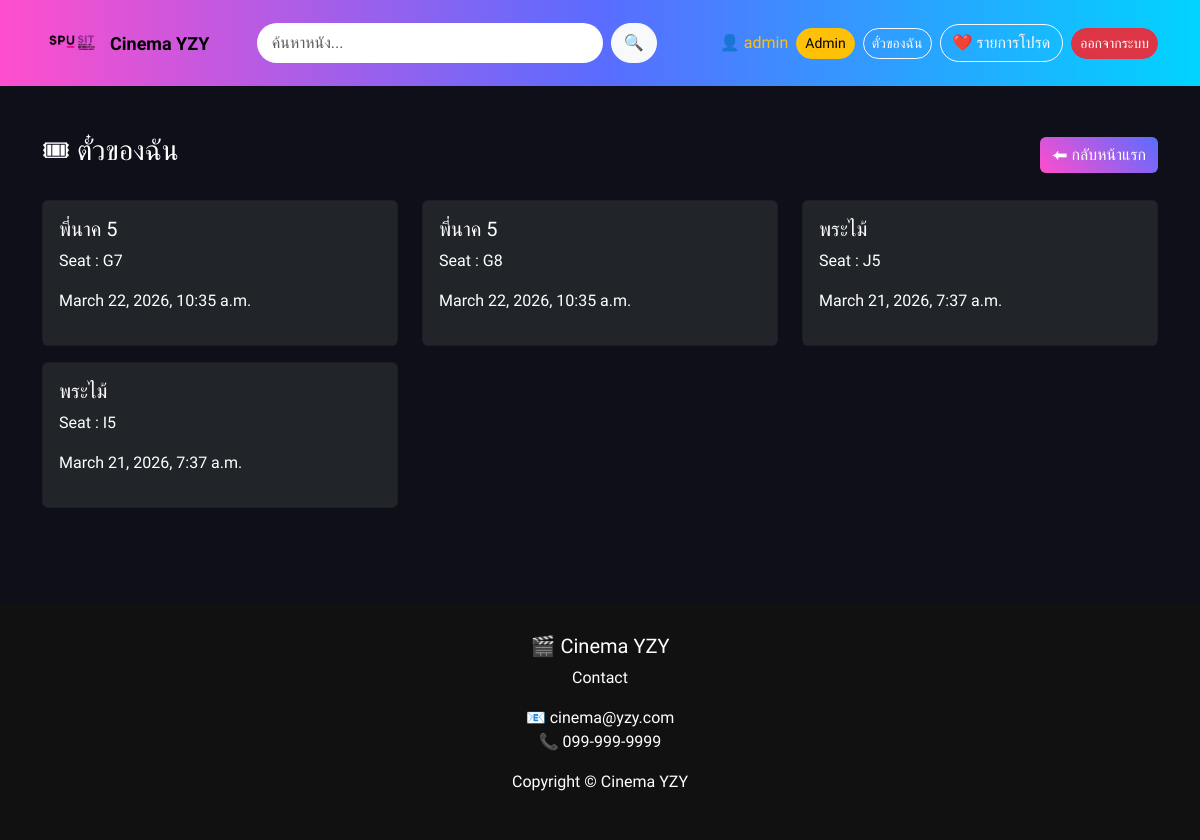
Page /mytickets/ (signed in) on the earlier database version.
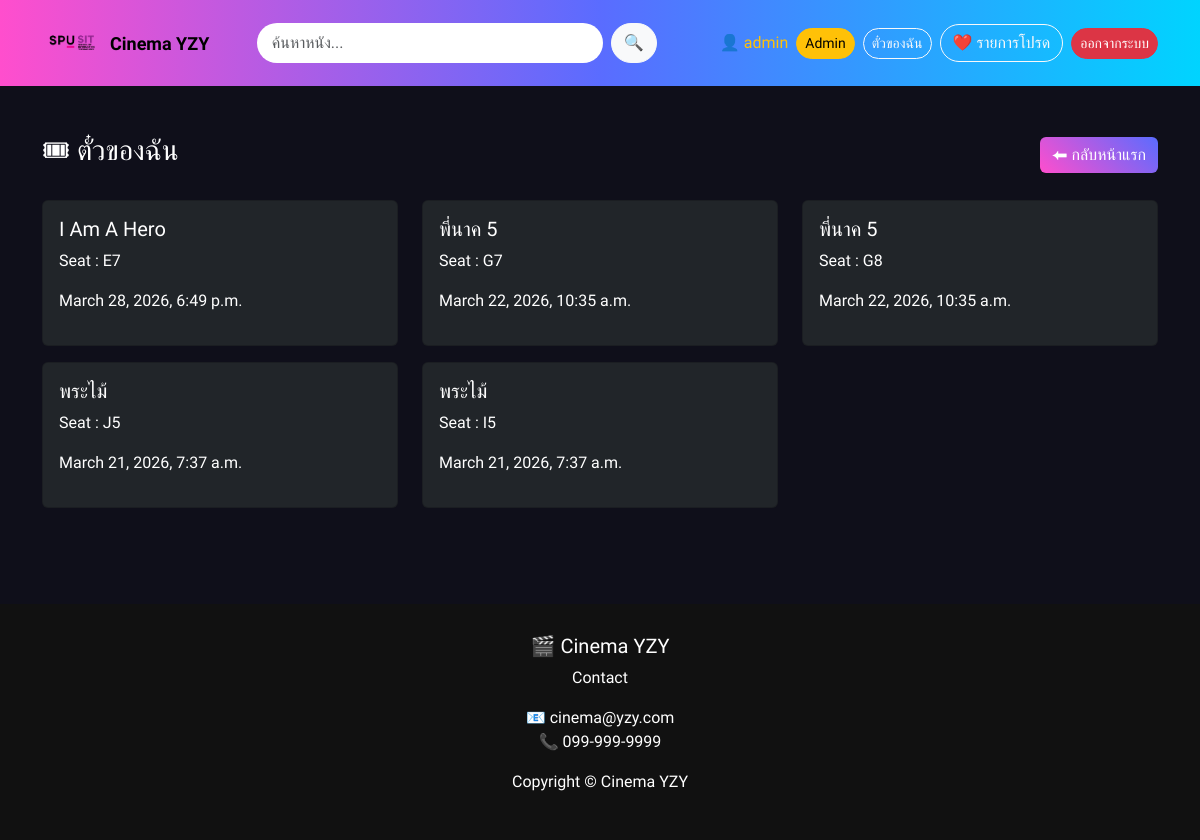
Same page on the later database version.
### cinema/models.py (models this page shows, shortened)
class Booking(models.Model):
    user = models.ForeignKey(User, on_delete=models.CASCADE, null=True)
    movie = models.ForeignKey(Movie, on_delete=models.CASCADE)
    seat = models.CharField(max_length=255)
    created_at = models.DateTimeField(auto_now_add=True)

class Movie(models.Model):
    title = models.CharField(max_length=200)
    description = models.TextField()
    category = models.ManyToManyField(Category)  # ✅ หลายประเภท
    age_rating = models.CharField(max_length=10)
    duration = models.IntegerField()  # ✅ นาที
    actors = models.TextField()  # ✅ นักแสดง
    director = models.CharField(max_length=100)  # ✅ ผู้กำกับ
    poster = models.URLField()
    banner = models.URLField()
    trailer = models.URLField()

### cinema/views.py (the view)
# urls.py: path('mytickets/',views.mytickets),
@login_required(login_url='/login/')
def mytickets(request):
    tickets = Booking.objects.filter(user=request.user).order_by('-id')
    return render(request, "mytickets.html", {"tickets": tickets})

### cinema/templates/mytickets.html
{% extends 'base.html' %}
{% block content %}
<div class="container mt-5">
<div class="d-flex justify-content-between align-items-center mb-4">
    <h3>🎟 ตั๋วของฉัน</h3>
    <a href="/" class="btn btn-cinema">
        ⬅ กลับหน้าแรก
    </a>
</div>
<div class="row">
{% for t in tickets %}
<div class="col-md-4">
<div class="card bg-dark text-white p-3 mb-3">
<h5>{{t.movie.title}}</h5>
<p>Seat : {{t.seat}}</p>
<p>{{t.created_at}}</p>
</div>
</div>
{% endfor %}
</div>
</div>
{% endblock %}

Differences in the rows shown:
added Booking: movie "I Am A Hero", seat "E7", created_at "March 28, 2026, 6:49 p.m."
